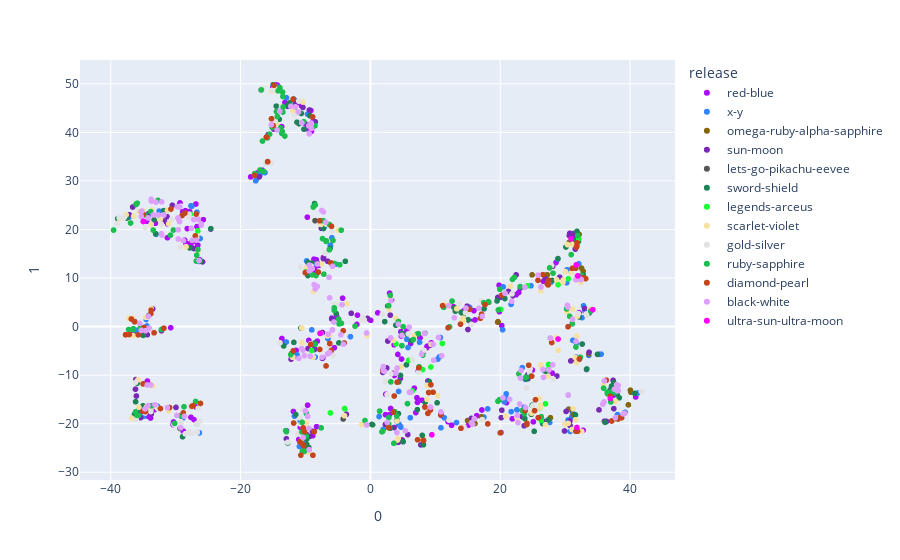

Notebook source saved alongside this figure:
### Code cell
from sklearn.manifold import TSNE
pca_X  = PCA(n_components=10)
pca3 = pca.fit_transform(poke_num)
tsne = TSNE()

proj = pd.merge(pd.DataFrame(tsne.fit_transform(pca3), index=poke_num.index), pokemon_forms, left_index=True, right_index=True)
fig = px.scatter(proj, x=0, y = 1, color = proj["release"], hover_name=proj.index, color_discrete_sequence=px.colors.qualitative.Alphabet).show()

### Figure 1 — Plotly figure (JSON) as saved in the notebook; plotly's stock layout.template omitted (floating-point values rounded to 4 significant figures; data arrays with more than 128 entries replaced by an {"elided": "..."} marker saying what was removed)
{"data": [{"hovertemplate": "<b>%{hovertext}</b><br><br>release=red-blue<br>0=%{x}<br>1=%{y}<extra></extra>", "hovertext": {"elided": "151 str values"}, "legendgroup": "red-blue", "marker": {"color": "#AA0DFE", "symbol": "circle"}, "mode": "markers", "name": "red-blue", "showlegend": true, "type": "scattergl", "x": {"elided": "151 float values"}, "xaxis": "x", "y": {"elided": "151 float values"}, "yaxis": "y"}, {"hovertemplate": "<b>%{hovertext}</b><br><br>release=x-y<br>0=%{x}<br>1=%{y}<extra></extra>", "hovertext": ["venusaur-mega", "charizard-mega-x", "charizard-mega-y", "blastoise-mega", "alakazam-mega", "gengar-mega", "kangaskhan-mega", "pinsir-mega", "gyarados-mega", "aerodactyl-mega", "mewtwo-mega-x", "mewtwo-mega-y", "ampharos-mega", "scizor-mega", "heracross-mega", "houndoom-mega", "tyranitar-mega", "blaziken-mega", "gardevoir-mega", "mawile-mega", "aggron-mega", "medicham-mega", "manectric-mega", "banette-mega", "absol-mega", "garchomp-mega", "lucario-mega", "abomasnow-mega", "chespin", "quilladin", "chesnaught", "fennekin", "braixen", "delphox", "froakie", "frogadier", "greninja", "bunnelby", "diggersby", "fletchling", "fletchinder", "talonflame", "scatterbug", "spewpa", "vivillon", "litleo", "pyroar", "flabebe", "floette", "florges", "skiddo", "gogoat", "pancham", "pangoro", "furfrou", "espurr", "meowstic-male", "meowstic-female", "honedge", "doublade", "aegislash-shield", "aegislash-blade", "spritzee", "aromatisse", "swirlix", "slurpuff", "inkay", "malamar", "binacle", "barbaracle", "skrelp", "dragalge", "clauncher", "clawitzer", "helioptile", "heliolisk", "tyrunt", "tyrantrum", "amaura", "aurorus", "sylveon", "hawlucha", "dedenne", "carbink", "goomy", "sliggoo", "goodra", "klefki", "phantump", "trevenant", "pumpkaboo-average", "pumpkaboo-small", "pumpkaboo-large", "pumpkaboo-super", "gourgeist-average", "gourgeist-small", "gourgeist-large", "gourgeist-super", "bergmite", "avalugg", "noibat", "noivern", "xerneas", "yveltal", "zygarde-50", "diancie", "hoopa-confined", "hoopa-unbound", "volcanion"], "legendgroup": "x-y", "marker": {"color": "#3283FE", "symbol": "circle"}, "mode": "markers", "name": "x-y", "showlegend": true, "type": "scattergl", "x": [31.19, 31.7, 32.19, 31.66, 30.45, 30.56, 23.4, 20.79, 27.8, 23.87, 35.55, 41.17, 30.53, 20.36, 20.92, 21.69, 32.83, 31.14, 31.02, 1.331, 30.29, -6.538, 17.48, 13.26, 18.07, 33.64, 23.73, 21.67, -32.83, -10.82, 26.86, -34.26, -10.1, 27.63, -34.92, -10.94, 27.15, -12.94, -5.334, -9.692, -8.541, 6.135, -14.4, -36.03, 10.86, -17.67, 5.603, -16.24, -9.833, 30.78, -26.23, 10.63, -17.5, 15.29, -5.938, -26.73, -11.3, -11.3, -33.04, -12.96, 20.63, 22.57, -27.64, -6.179, -27.5, -6.153, -34.24, -3.079, -34.53, 10.78, -16.99, 7.571, -17.05, -11.71, -32.56, -8.518, -28.99, 24.73, -28.89, 20.46, 11.38, -9.032, -7.141, -26.35, -35.47, 1.98, 31.74, -11.57, -35.26, 5.792, -34.46, -34.44, -34.44, -34.43, 4.337, 4.688, 4.056, 4.336, -26.37, 28.88, -37.18, 10.37, 33.06, 33.07, 30.23, 38.07, 39.23, 32.1, 32.6], "xaxis": "x", "y": [-2.841, -6.3, -6.739, -6.87, -19.24, -19.71, -8.463, -14.55, 9.118, -10.86, -5.679, -13.69, -17.01, -0.6583, -13.86, -17.53, 4.29, -17.81, -18.6, -18.53, 11.69, -2.499, -18.64, -19.77, -16.95, -5.935, -16.62, 4.569, -16.39, -19.46, -9.131, -17.17, -23.61, -19.74, -18.48, -24.69, -19.61, 47.13, 12.86, 43.76, 12.93, -18.77, 49.44, -0.7737, -20.85, 30.02, -2.629, 31.71, 13.52, -21.6, 18.14, -6.246, 30.48, 3.95, 18.29, 23.55, -5.818, -5.818, 19.0, -3.183, -15.5, -17.14, 24.87, 16.77, 24.79, 16.54, 22.53, -2.077, 1.449, -2.266, 31.41, -3.227, 31.13, -18.47, 23.78, -6.273, -18.19, 8.401, -18.85, 8.166, -18.8, -0.6804, 20.41, -21.89, -17.63, -21.17, -3.412, -6.142, -1.037, -4.31, -1.18, -1.398, -0.6945, 0.1226, -20.01, -20.7, -19.49, -13.36, 13.42, 13.87, 22.53, -6.719, 3.342, 3.105, 9.025, -18.14, -17.67, 12.92, 1.828], "yaxis": "y"}, {"hovertemplate": "<b>%{hovertext}</b><br><br>release=omega-ruby-alpha-sapphire<br>0=%{x}<br>1=%{y}<extra></extra>", "hovertext": ["beedrill-mega", "pidgeot-mega", "slowbro-mega", "steelix-mega", "sceptile-mega", "swampert-mega", "sableye-mega", "sharpedo-mega", "camerupt-mega", "altaria-mega", "glalie-mega", "salamence-mega", "metagross-mega", "latias-mega", "latios-mega", "kyogre-primal", "groudon-primal", "rayquaza-mega", "lopunny-mega", "gallade-mega", "audino-mega", "diancie-mega"], "legendgroup": "omega-ruby-alpha-sapphire", "marker": {"color": "#85660D", "symbol": "circle"}, "mode": "markers", "name": "omega-ruby-alpha-sapphire", "showlegend": true, "type": "scattergl", "x": [17.09, 27.73, 19.66, 30.63, 31.28, 31.52, 18.23, 19.6, 24.91, 16.11, 27.23, 33.64, 31.68, 40.14, 40.05, 32.52, 32.16, 32.77, 14.97, 30.57, 30.48, 39.74], "xaxis": "x", "y": [-18.59, -18.77, 1.009, 17.37, -18.14, -6.724, 5.005, 0.9128, 10.65, -19.95, 10.67, -5.585, 18.71, -13.53, -13.1, 12.03, 18.97, 11.38, -19.36, -17.07, -14.12, -16.12], "yaxis": "y"}, {"hovertemplate": "<b>%{hovertext}</b><br><br>release=sun-moon<br>0=%{x}<br>1=%{y}<extra></extra>", "hovertext": ["rattata-alolan", "raticate-alolan", "raichu-alolan", "sandshrew-alolan", "sandslash-alolan", "vulpix-alolan", "ninetales-alolan", "diglett-alolan", "dugtrio-alolan", "meowth-alolan", "persian-alolan", "geodude-alolan", "graveler-alolan", "golem-alolan", "grimer-alolan", "muk-alolan", "exeggutor-alolan", "marowak-alolan", "greninja-ash", "zygarde-10", "zygarde-complete", "rowlet", "dartrix", "decidueye", "litten", "torracat", "incineroar", "popplio", "brionne", "primarina", "pikipek", "trumbeak", "toucannon", "yungoos", "gumshoos", "grubbin", "charjabug", "vikavolt", "crabrawler", "crabominable", "oricorio-baile", "oricorio-pom-pom", "oricorio-pau", "oricorio-sensu", "cutiefly", "ribombee", "rockruff", "lycanroc-midday", "lycanroc-midnight", "wishiwashi-solo", "wishiwashi-school", "mareanie", "toxapex", "mudbray", "mudsdale", "dewpider", "araquanid", "fomantis", "lurantis", "morelull", "shiinotic", "salandit", "salazzle", "stufful", "bewear", "bounsweet", "steenee", "tsareena", "comfey", "oranguru", "passimian", "wimpod", "golisopod", "sandygast", "palossand", "pyukumuku", "type-null", "silvally", "minior-meteor", "minior-core", "komala", "turtonator", "togedemaru", "mimikyu", "bruxish", "drampa", "dhelmise", "jangmo-o", "hakamo-o", "kommo-o", "tapu-koko", "tapu-lele", "tapu-bulu", "tapu-fini", "cosmog", "cosmoem", "solgaleo", "lunala", "nihilego", "buzzwole", "pheromosa", "xurkitree", "celesteela", "kartana", "guzzlord", "necrozma", "magearna", "marshadow"], "legendgroup": "sun-moon", "marker": {"color": "#782AB6", "symbol": "circle"}, "mode": "markers", "name": "sun-moon", "showlegend": true, "type": "scattergl", "x": [-11.52, -6.6, 20.05, -15.74, -0.4445, -31.33, -7.413, -9.393, 2.516, -8.49, -5.968, -14.89, 3.252, 26.92, -27.19, 2.674, 28.08, -2.953, 30.74, 20.15, 31.57, -35.77, -9.846, 26.61, -35.4, -8.947, 24.22, -33.75, -9.356, 23.35, -10.4, -9.721, 15.55, -12.74, -7.239, -9.41, -8.204, 20.25, -17.12, 19.63, 4.911, 4.911, 4.911, 4.911, -30.53, -12.23, -35.0, -7.757, -7.39, -36.2, 24.27, -31.77, -8.632, -25.86, 30.64, -36.63, 3.058, -37.14, -8.621, -34.21, -13.76, -34.37, 3.656, -36.41, 14.89, -16.84, -32.19, 23.68, 5.758, 8.162, 9.193, -36.14, 15.31, -33.54, 23.07, -12.95, 15.02, 33.29, -3.699, 7.765, 2.316, 21.26, -7.555, 4.299, -9.604, 20.02, 21.96, -29.95, 1.911, 28.72, 36.21, 36.37, 35.22, 36.06, -36.05, 30.71, 32.99, 33.69, 30.14, 29.17, 30.75, 30.87, 31.29, 29.91, 31.18, 22.45, 37.39, 37.5], "xaxis": "x", "y": [45.91, 13.47, -21.88, 39.54, 1.674, 22.62, -6.537, 44.6, -8.519, 42.16, 1.593, 40.67, 5.467, 9.856, 16.08, -2.981, 12.41, 2.731, -19.42, -18.77, 15.95, -17.31, -22.23, -19.5, -18.76, -21.55, -9.974, -17.98, -22.63, -18.53, 45.13, 11.64, -18.92, 45.36, 13.99, 41.51, 13.17, -17.22, 30.84, 5.998, -23.38, -23.38, -23.38, -23.38, 24.98, -6.703, 21.65, -1.399, -1.231, -12.9, -10.74, 21.68, -4.73, 13.33, 18.74, 24.62, 2.352, 23.02, -4.548, 23.21, -3.371, -1.664, -20.79, 1.176, 4.195, 48.74, -0.863, -20.43, -22.25, -5.224, -3.818, -10.92, 1.131, 3.641, 7.934, -23.11, -0.6064, -8.838, -18.07, -24.37, -20.14, 7.242, 20.23, -23.83, -4.519, 6.018, 6.371, -16.65, -9.445, -10.18, -19.54, -19.54, -17.17, -19.5, -14.3, 19.2, 3.709, -5.289, -17.48, 10.17, -20.39, -7.074, 19.16, -21.5, 18.54, 10.65, -11.07, -16.91], "yaxis": "y"}, {"hovertemplate": "<b>%{hovertext}</b><br><br>release=lets-go-pikachu-eevee<br>0=%{x}<br>1=%{y}<extra></extra>", "hovertext": ["pikachu-lets-go", "eevee-lets-go", "meltan", "melmetal"], "legendgroup": "lets-go-pikachu-eevee", "marker": {"color": "#565656", "symbol": "circle"}, "mode": "markers", "name": "lets-go-pikachu-eevee", "showlegend": true, "type": "scattergl", "x": [-8.532, -29.33, -4.196, 31.38], "xaxis": "x", "y": [21.82, -20.98, -19.03, 17.8], "yaxis": "y"}, {"hovertemplate": "<b>%{hovertext}</b><br><br>release=sword-shield<br>0=%{x}<br>1=%{y}<extra></extra>", "hovertext": ["meowth-galarian", "ponyta-galarian", "rapidash-galarian", "slowpoke-galarian", "slowbro-galarian", "farfetchd-galarian", "weezing-galarian", "mr-mime-galarian", "articuno-galarian", "zapdos-galarian", "moltres-galarian", "slowking-galarian", "corsola-galarian", "zigzagoon-galarian", "linoone-galarian", "darumaka-galarian", "darmanitan-galarian-standard", "darmanitan-galarian-zen", "yamask-galarian", "stunfisk-galarian", "grookey", "thwackey", "rillaboom", "scorbunny", "raboot", "cinderace", "sobble", "drizzile", "inteleon", "skwovet", "greedent", "rookidee", "corvisquire", "corviknight", "blipbug", "dottler", "orbeetle", "nickit", "thievul", "gossifleur", "eldegoss", "wooloo", "dubwool", "chewtle", "drednaw", "yamper", "boltund", "rolycoly", "carkol", "coalossal", "applin", "flapple", "appletun", "silicobra", "sandaconda", "cramorant", "arrokuda", "barraskewda", "toxel", "toxtricity-amped", "toxtricity-low-key", "sizzlipede", "centiskorch", "clobbopus", "grapploct", "sinistea", "polteageist", "hatenna", "hattrem", "hatterene", "impidimp", "morgrem", "grimmsnarl", "obstagoon", "perrserker", "cursola", "sirfetchd", "mr-rime", "runerigus", "milcery", "alcremie", "falinks", "pincurchin", "snom", "frosmoth", "stonjourner", "eiscue-ice", "eiscue-noice", "indeedee-male", "indeedee-female", "morpeko-full-belly", "morpeko-hangry", "cufant", "copperajah", "dracozolt", "arctozolt", "dracovish", "arctovish", "duraludon", "dreepy", "drakloak", "dragapult", "zacian-hero", "zacian-crowned", "zamazenta-hero", "zamazenta-crowned", "eternatus", "kubfu", "urshifu-single-strike", "urshifu-rapid-strike", "zarude", "regieleki", "regidrago", "glastrier", "spectrier", "calyrex", "calyrex-ice-rider", "calyrex-shadow-rider"], "legendgroup": "sword-shield", "marker": {"color": "#1C8356", "symbol": "circle"}, "mode": "markers", "name": "sword-shield", "showlegend": true, "type": "scattergl", "x": [-11.0, -24.58, 6.317, -27.82, 4.873, -11.5, 4.093, 4.635, 38.0, 37.11, 37.14, 5.682, -12.74, -14.34, -5.564, -34.16, 13.97, 14.33, -33.33, -8.602, -35.05, -9.818, 27.1, -35.58, -10.17, 26.52, -36.34, -9.48, 27.37, -11.66, -11.79, -11.85, -9.207, 24.04, -14.99, -9.642, 23.78, -12.75, -6.223, -37.53, -12.15, -8.606, -3.868, -11.31, 12.99, -14.05, 7.229, -14.5, 2.661, 28.01, -12.42, 5.037, 2.853, -10.23, 2.208, 3.042, -9.373, 4.319, -35.94, 8.438, 8.438, -31.84, 13.08, -33.09, 4.36, -35.01, 7.987, -15.84, -9.643, 25.23, -10.65, -9.072, 24.93, 24.78, -5.281, 8.17, 15.04, 9.05, 3.913, -36.11, -10.71, 5.556, -13.36, -38.92, -4.853, 28.89, 8.38, 7.171, 0.337, 0.212, -7.231, -7.231, -26.16, 30.12, 20.71, 17.5, 21.83, 19.5, 10.27, -36.18, -9.794, 31.58, 34.98, 32.78, 33.72, 32.05, 31.83, -28.94, 33.33, 33.33, 37.49, 32.63, 32.17, 31.25, 38.33, 36.16, 31.91, 40.74], "xaxis": "x", "y": [41.77, 20.17, -2.921, 16.21, -1.444, -18.14, -19.24, -10.07, -13.92, -12.78, -12.26, -1.595, -23.97, 43.25, 3.354, 2.259, 2.932, 2.47, 21.97, -3.392, -16.32, -23.17, -9.244, -16.88, -24.65, -19.97, -18.04, -24.93, -19.24, 44.19, -3.253, 46.87, 12.02, -10.8, 49.8, 10.51, -18.94, 45.63, 16.08, 22.36, -5.558, 25.34, 13.44, 42.09, 3.864, 42.69, -17.1, 45.39, 4.221, 9.49, 46.07, -23.73, -20.69, 40.65, 1.015, -20.94, 43.45, -17.93, -11.67, -15.66, -15.66, 23.88, 3.167, 19.12, -11.4, -1.814, -22.4, 33.98, 13.22, -21.58, 43.89, 13.06, -16.2, -18.06, 2.674, -24.33, 1.426, -11.3, 0.2821, 25.15, -0.3028, -7.867, -3.998, 22.23, -3.362, 14.0, -1.367, -1.62, -20.23, -20.15, 20.2, 20.2, 13.48, 16.38, 5.769, 3.649, 6.737, 5.277, -15.7, -15.47, -24.29, -18.19, -5.73, 10.64, 2.804, 17.54, 19.61, -22.69, -8.74, -8.74, -11.59, -3.606, 1.988, 17.77, -14.68, -19.72, 17.81, -13.76], "yaxis": "y"}, {"hovertemplate": "<b>%{hovertext}</b><br><br>release=legends-arceus<br>0=%{x}<br>1=%{y}<extra></extra>", "hovertext": ["growlithe-hisuian", "arcanine-hisuian", "voltorb-hisuian", "electrode-hisuian", "typhlosion-hisuian", "qwilfish-hisuian", "sneasel-hisuian", "dialga-origin", "palkia-origin", "samurott-hisuian", "lilligant-hisuian", "basculin-white-striped", "zorua-hisuian", "zoroark-hisuian", "braviary-hisuian", "sliggoo-hisuian", "goodra-hisuian", "avalugg-hisuian", "decidueye-hisuian", "wyrdeer", "kleavor", "ursaluna", "basculegion-male", "basculegion-female", "sneasler", "overqwil", "enamorus-incarnate", "enamorus-therian"], "legendgroup": "legends-arceus", "marker": {"color": "#16FF32", "symbol": "circle"}, "mode": "markers", "name": "legends-arceus", "showlegend": true, "type": "scattergl", "x": [-26.59, 20.09, -27.74, 3.934, 26.97, -27.93, -26.75, 32.08, 31.8, 26.15, -9.062, -0.5886, -33.82, 9.315, 6.452, 5.879, 30.49, 24.2, 26.32, 27.4, 11.09, 28.91, 27.44, 27.63, -6.157, 8.049, -3.942, -3.99], "xaxis": "x", "y": [19.71, 3.567, 23.15, -3.569, -15.9, -21.8, -20.04, 18.11, 16.4, -16.73, -4.916, -20.25, -12.03, -8.329, -13.26, -6.949, 9.837, 8.386, -19.31, -8.842, -3.486, 8.636, -7.809, -7.91, -17.79, -8.855, -16.93, -16.88], "yaxis": "y"}, {"hovertemplate": "<b>%{hovertext}</b><br><br>release=scarlet-violet<br>0=%{x}<br>1=%{y}<extra></extra>", "hovertext": ["tauros-paldean-combat", "tauros-paldean-blaze", "tauros-paldean-aqua", "wooper-paldean", "sprigatito", "floragato", "meowscarada", "fuecoco", "crocalor", "skeledirge", "quaxly", "quaxwell", "quaquaval", "lechonk", "oinkologne-male", "oinkologne-female", "tarountula", "spidops", "nymble", "lokix", "pawmi", "pawmo", "pawmot", "tandemaus", "maushold-family4", "maushold-family3", "fidough", "dachsbun", "smoliv", "dolliv", "arboliva", "squawkabilly-green", "squawkabilly-blue", "squawkabilly-yellow", "squawkabilly-white", "nacli", "naclstack", "garganacl", "charcadet", "armarouge", "ceruledge", "tadbulb", "bellibolt", "wattrel", "kilowattrel", "maschiff", "mabosstiff", "shroodle", "grafaiai", "bramblin", "brambleghast", "toedscool", "toedscruel", "klawf", "capsakid", "scovillain", "rellor", "rabsca", "flittle", "espathra", "tinkatink", "tinkatuff", "tinkaton", "wiglett", "wugtrio", "bombirdier", "finizen", "palafin-zero", "palafin-hero", "varoom", "revavroom", "cyclizar", "orthworm", "glimmet", "glimmora", "greavard", "houndstone", "flamigo", "cetoddle", "cetitan", "veluza", "dondozo", "tatsugiri-curly", "tatsugiri-droopy", "tatsugiri-stretchy", "annihilape", "clodsire", "farigiraf", "dudunsparce-two-segment", "dudunsparce-three-segment", "kingambit", "great-tusk", "scream-tail", "brute-bonnet", "flutter-mane", "slither-wing", "sandy-shocks", "iron-treads", "iron-bundle", "iron-hands", "iron-jugulis", "iron-moth", "iron-thorns", "frigibax", "arctibax", "baxcalibur", "gimmighoul-chest", "gimmighoul-roaming", "gholdengo", "wo-chien", "chien-pao", "ting-lu", "chi-yu", "roaring-moon", "iron-valiant", "koraidon", "miraidon"], "legendgroup": "scarlet-violet", "marker": {"color": "#F7E1A0", "symbol": "circle"}, "mode": "markers", "name": "scarlet-violet", "showlegend": true, "type": "scattergl", "x": [14.33, 9.341, 14.01, -15.18, -35.67, -10.71, 26.97, -33.05, -9.838, 28.69, -34.49, -10.14, 26.19, -13.82, 11.42, 11.37, -14.57, -7.574, -38.68, -1.306, -37.63, -8.732, 22.58, -37.2, -11.95, -12.01, -31.08, -10.55, -11.92, -9.84, 24.83, -7.616, -7.616, -7.616, -7.616, -14.51, 3.114, 26.26, -35.81, 27.4, 25.97, -35.65, 14.26, -33.79, -6.613, -36.58, 3.556, -33.66, -7.662, -34.99, 4.28, -26.75, -0.5384, 2.867, -31.26, -8.797, -36.47, 4.168, -36.57, 6.76, -32.39, -3.625, 26.22, -10.41, -9.556, 20.83, -26.51, 4.715, 26.49, -28.41, 13.31, -4.914, 27.46, -33.51, 10.36, -34.6, 4.095, -6.288, -33.77, 30.35, 3.904, 30.26, -10.58, -10.58, -10.58, 26.15, 21.55, 28.55, 8.73, 8.745, 28.92, 29.7, 31.06, 30.46, 32.54, 31.75, 31.23, 31.15, 31.43, 30.04, 31.57, 31.62, 29.67, -31.07, -3.997, 31.9, -33.82, -36.78, 29.98, 35.97, 31.77, 31.12, 38.19, 30.92, 37.8, 32.43, 33.76], "xaxis": "x", "y": [1.244, -3.65, 0.9376, 48.51, -16.64, -23.57, -20.2, -16.46, -19.79, 9.657, -16.54, -21.16, -16.19, 44.66, 4.554, 4.549, 48.96, 12.88, 22.24, -20.17, 23.01, 7.272, -18.76, 1.694, -6.292, -6.317, 21.17, -3.276, 44.38, 12.07, -17.83, 21.06, 21.06, 21.06, 21.06, 41.73, 5.756, 7.384, -10.97, -10.23, -14.81, 23.67, 1.744, 21.1, -1.923, 1.68, -2.831, 24.0, -1.434, 23.85, -23.03, 18.32, -1.86, 3.538, 23.93, -6.305, 22.72, -23.37, -1.879, -1.871, 22.09, 4.734, -7.905, 46.24, -25.89, -18.45, 15.47, -8.327, -8.625, 16.44, 3.66, 19.83, 9.413, -12.2, -14.22, 1.916, -19.46, -1.665, 3.696, 16.89, 1.75, 3.049, -0.2797, -0.2797, -0.2797, -16.67, 8.32, -2.265, -15.01, -12.12, -4.889, 9.599, -21.2, -19.94, -21.6, -7.417, -16.9, 3.6, -21.21, 11.32, -6.412, -19.19, 9.112, -17.38, -18.37, 2.179, -16.91, -18.86, -20.1, -11.9, -1.955, 16.91, -18.77, 11.05, -15.43, 9.125, 3.507], "yaxis": "y"}, {"hovertemplate": "<b>%{hovertext}</b><br><br>release=gold-silver<br>0=%{x}<br>1=%{y}<extra></extra>", "hovertext": ["chikorita", "bayleef", "meganium", "cyndaquil", "quilava", "typhlosion", "totodile", "croconaw", "feraligatr", "sentret", "furret", "hoothoot", "noctowl", "ledyba", "ledian", "spinarak", "ariados", "crobat", "chinchou", "lanturn", "pichu", "cleffa", "igglybuff", "togepi", "togetic", "natu", "xatu", "mareep", "flaaffy", "ampharos", "bellossom", "marill", "azumarill", "sudowoodo", "politoed", "hoppip", "skiploom", "jumpluff", "aipom", "sunkern", "sunflora", "yanma", "wooper", "quagsire", "espeon", "umbreon", "murkrow", "slowking", "misdreavus", "unown", "wobbuffet", "girafarig", "pineco", "forretress", "dunsparce", "gligar", "steelix", "snubbull", "granbull", "qwilfish", "scizor", "shuckle", "heracross", "sneasel", "teddiursa", "ursaring", "slugma", "magcargo", "swinub", "piloswine", "corsola", "remoraid", "octillery", "delibird", "mantine", "skarmory", "houndour", "houndoom", "kingdra", "phanpy", "donphan", "porygon2", "stantler", "smeargle", "tyrogue", "hitmontop", "smoochum", "elekid", "magby", "miltank", "blissey", "raikou", "entei", "suicune", "larvitar", "pupitar", "tyranitar", "lugia", "ho-oh", "celebi"], "legendgroup": "gold-silver", "marker": {"color": "#E2E2E2", "symbol": "circle"}, "mode": "markers", "name": "gold-silver", "showlegend": true, "type": "scattergl", "x": [-33.83, -11.23, 24.59, -34.69, -10.6, 28.15, -32.76, -10.7, 24.56, -14.35, -5.42, -14.69, -5.143, -11.68, -5.647, -13.69, -5.215, 24.05, -27.93, -9.215, -38.71, -39.58, -38.99, -37.92, -13.93, -29.23, -10.09, -16.08, -9.133, 25.03, 14.4, -27.95, -5.776, -10.48, 17.22, -11.04, -10.73, 14.53, -30.26, -16.64, -6.984, -26.25, -15.08, 1.831, 12.1, 9.488, -28.53, 5.85, -27.53, -8.767, -10.84, 2.561, -34.73, 13.68, -6.809, -26.53, 27.91, -32.23, -1.282, -27.93, 15.53, -5.881, 7.43, -26.74, -34.51, 14.94, -29.31, -1.159, -15.33, -0.9495, -12.74, -30.64, -6.541, -26.67, 21.81, 2.335, -33.75, 8.42, 27.97, -34.05, 14.65, 8.884, 6.434, -27.63, -36.19, 3.22, -36.1, -29.2, -29.15, 8.266, 41.76, 31.21, 31.0, 31.01, -27.33, 17.1, 32.05, 33.24, 33.34, 31.59], "xaxis": "x", "y": [-17.5, -22.09, -8.732, -17.8, -22.43, -10.81, -16.9, -20.12, -9.564, 48.48, 3.853, 42.43, 0.7674, 43.55, 4.593, 45.27, 4.505, -12.7, 22.65, -3.529, 22.44, 19.83, 21.2, 22.49, -3.344, 24.77, -5.625, 33.64, 12.47, -16.3, -20.57, 23.12, -5.895, -17.15, -19.16, 46.44, 12.21, -21.03, -20.15, 48.93, 15.06, -19.46, 48.69, 2.512, -19.27, -16.95, -22.09, -1.511, -22.02, 24.5, -18.83, -14.02, 20.41, 4.624, 21.1, -16.86, 12.56, 21.11, 1.36, -21.8, 0.4354, 19.75, -9.4, -20.0, -0.4936, 3.053, 16.3, 1.84, 33.64, 1.397, -23.82, 22.11, -4.045, -21.77, 6.732, -11.32, -0.8791, -16.82, -2.477, 1.824, 2.884, -16.5, -6.763, -16.77, -11.51, -9.742, -19.03, -19.59, -19.82, -4.911, -13.4, 0.5066, 1.573, 1.11, -16.05, 5.342, 2.679, 2.595, 2.293, -21.35], "yaxis": "y"}, {"hovertemplate": "<b>%{hovertext}</b><br><br>release=ruby-sapphire<br>0=%{x}<br>1=%{y}<extra></extra>", "hovertext": {"elided": "141 str values"}, "legendgroup": "ruby-sapphire", "marker": {"color": "#1CBE4F", "symbol": "circle"}, "mode": "markers", "name": "ruby-sapphire", "showlegend": true, "type": "scattergl", "x": {"elided": "141 float values"}, "xaxis": "x", "y": {"elided": "141 float values"}, "yaxis": "y"}, {"hovertemplate": "<b>%{hovertext}</b><br><br>release=diamond-pearl<br>0=%{x}<br>1=%{y}<extra></extra>", "hovertext": ["turtwig", "grotle", "torterra", "chimchar", "monferno", "infernape", "piplup", "prinplup", "empoleon", "starly", "staravia", "staraptor", "bidoof", "bibarel", "kricketot", "kricketune", "shinx", "luxio", "luxray", "budew", "roserade", "cranidos", "rampardos", "shieldon", "bastiodon", "burmy-plant", "burmy-sandy", "burmy-trash", "wormadam-plant", "wormadam-sandy", "wormadam-trash", "mothim", "combee", "vespiquen", "pachirisu", "buizel", "floatzel", "cherubi", "cherrim", "shellos", "gastrodon", "ambipom", "drifloon", "drifblim", "buneary", "lopunny", "mismagius", "honchkrow", "glameow", "purugly", "chingling", "stunky", "skuntank", "bronzor", "bronzong", "bonsly", "mime-jr", "happiny", "chatot", "spiritomb", "gible", "gabite", "garchomp", "munchlax", "riolu", "lucario", "hippopotas", "hippowdon", "skorupi", "drapion", "croagunk", "toxicroak", "carnivine", "finneon", "lumineon", "mantyke", "snover", "abomasnow", "weavile", "magnezone", "lickilicky", "rhyperior", "tangrowth", "electivire", "magmortar", "togekiss", "yanmega", "leafeon", "glaceon", "gliscor", "mamoswine", "porygon-z", "gallade", "probopass", "dusknoir", "froslass", "rotom", "rotom-heat", "rotom-wash", "rotom-frost", "rotom-fan", "rotom-mow", "uxie", "mesprit", "azelf", "dialga", "palkia", "heatran", "regigigas", "giratina-altered", "giratina-origin", "cresselia", "phione", "manaphy", "darkrai", "shaymin-land", "shaymin-sky", "arceus"], "legendgroup": "diamond-pearl", "marker": {"color": "#C4451C", "symbol": "circle"}, "mode": "markers", "name": "diamond-pearl", "showlegend": true, "type": "scattergl", "x": [-32.34, 11.96, 27.49, -35.07, -10.17, 23.84, -34.66, -10.35, 24.84, -11.91, -10.03, 18.07, -15.24, -6.107, -14.85, -11.82, -15.83, -8.024, 25.85, -8.915, 20.0, -28.83, 13.88, -27.5, 17.65, -37.71, -37.71, -37.71, -10.29, -10.9, -10.54, -8.649, -37.14, 4.117, -7.815, -26.98, -6.031, -35.03, -11.88, -29.01, -6.255, 2.799, -33.33, -6.84, -26.84, 3.55, 7.263, 8.852, -30.73, -4.184, -35.77, -17.85, 3.664, -16.03, 20.23, -15.0, -36.83, -31.82, -10.72, 11.11, -30.95, 1.88, 32.2, -26.18, -35.03, 9.317, -33.79, 25.82, -34.88, 7.457, -36.31, -4.028, -5.995, -28.58, -9.2, -27.32, -33.83, 15.28, 8.394, 30.45, 17.12, 27.38, 16.95, 27.93, 25.43, 24.12, 9.649, 9.233, 10.82, 8.967, 27.24, 24.11, 25.29, 26.58, 24.39, -7.801, -8.857, 8.176, 8.179, 8.176, 8.176, 8.176, 38.15, 38.36, 38.69, 31.82, 32.81, 31.09, 31.62, 31.83, 31.74, 36.33, 13.95, 37.17, 36.96, 31.65, 31.91, 33.16], "xaxis": "x", "y": [-16.88, -0.2408, 9.524, -17.43, -21.67, -17.3, -17.5, -20.85, -10.23, 46.83, 11.09, -20.04, 42.8, 13.15, 49.71, -19.87, 33.94, 11.22, -18.77, 43.19, -21.89, -17.77, 0.4871, -16.4, 4.508, -1.693, -1.693, -1.693, -24.54, -23.7, -24.11, -21.64, -1.631, -11.45, 21.78, 18.67, -4.935, 23.07, -5.001, 22.87, -3.495, -20.83, -1.288, -8.11, 23.17, -17.62, -23.32, -17.88, 24.2, -0.8592, -1.697, 31.12, -14.3, 39.02, 6.471, 41.41, 1.558, -0.331, -26.49, 4.302, -16.67, -9.057, -6.678, -15.83, -11.81, -11.98, 3.37, 9.537, -0.1854, -8.495, 0.9677, -3.382, 20.64, 23.37, -3.664, -16.32, 2.657, 3.578, -16.57, -0.02642, 2.55, 8.575, 1.702, -3.291, -15.07, -19.93, -13.52, -17.2, -18.16, -13.59, 8.768, -20.17, -17.31, 10.7, -7.96, -4.716, -26.5, -23.46, -23.46, -23.46, -23.46, -23.46, -19.04, -18.83, -18.79, 16.7, 10.09, 11.99, 12.01, 17.25, 16.36, -11.04, -20.95, -19.45, -14.34, -21.57, -21.56, 9.867], "yaxis": "y"}, {"hovertemplate": "<b>%{hovertext}</b><br><br>release=black-white<br>0=%{x}<br>1=%{y}<extra></extra>", "hovertext": {"elided": "165 str values"}, "legendgroup": "black-white", "marker": {"color": "#DEA0FD", "symbol": "circle"}, "mode": "markers", "name": "black-white", "showlegend": true, "type": "scattergl", "x": {"elided": "165 float values"}, "xaxis": "x", "y": {"elided": "165 float values"}, "yaxis": "y"}, {"hovertemplate": "<b>%{hovertext}</b><br><br>release=ultra-sun-ultra-moon<br>0=%{x}<br>1=%{y}<extra></extra>", "hovertext": ["rockruff-own-tempo", "lycanroc-dusk", "necrozma-dusk-mane", "necrozma-dawn-wings", "necrozma-ultra", "poipole", "naganadel", "stakataka", "blacephalon", "zeraora"], "legendgroup": "ultra-sun-ultra-moon", "marker": {"color": "#FE00FA", "symbol": "circle"}, "mode": "markers", "name": "ultra-sun-ultra-moon", "showlegend": true, "type": "scattergl", "x": [-35.0, -7.735, 31.71, 31.95, 34.26, 9.462, 28.91, 30.93, 31.81, 36.97], "xaxis": "x", "y": [21.65, -1.402, 12.7, 10.44, 3.487, -22.29, -2.569, 18.06, -20.79, -14.82], "yaxis": "y"}], "layout": {"legend": {"title": {"text": "release"}, "tracegroupgap": 0}, "margin": {"t": 60}, "xaxis": {"anchor": "y", "domain": [0, 1], "title": {"text": "0"}}, "yaxis": {"anchor": "x", "domain": [0, 1], "title": {"text": "1"}}}}
